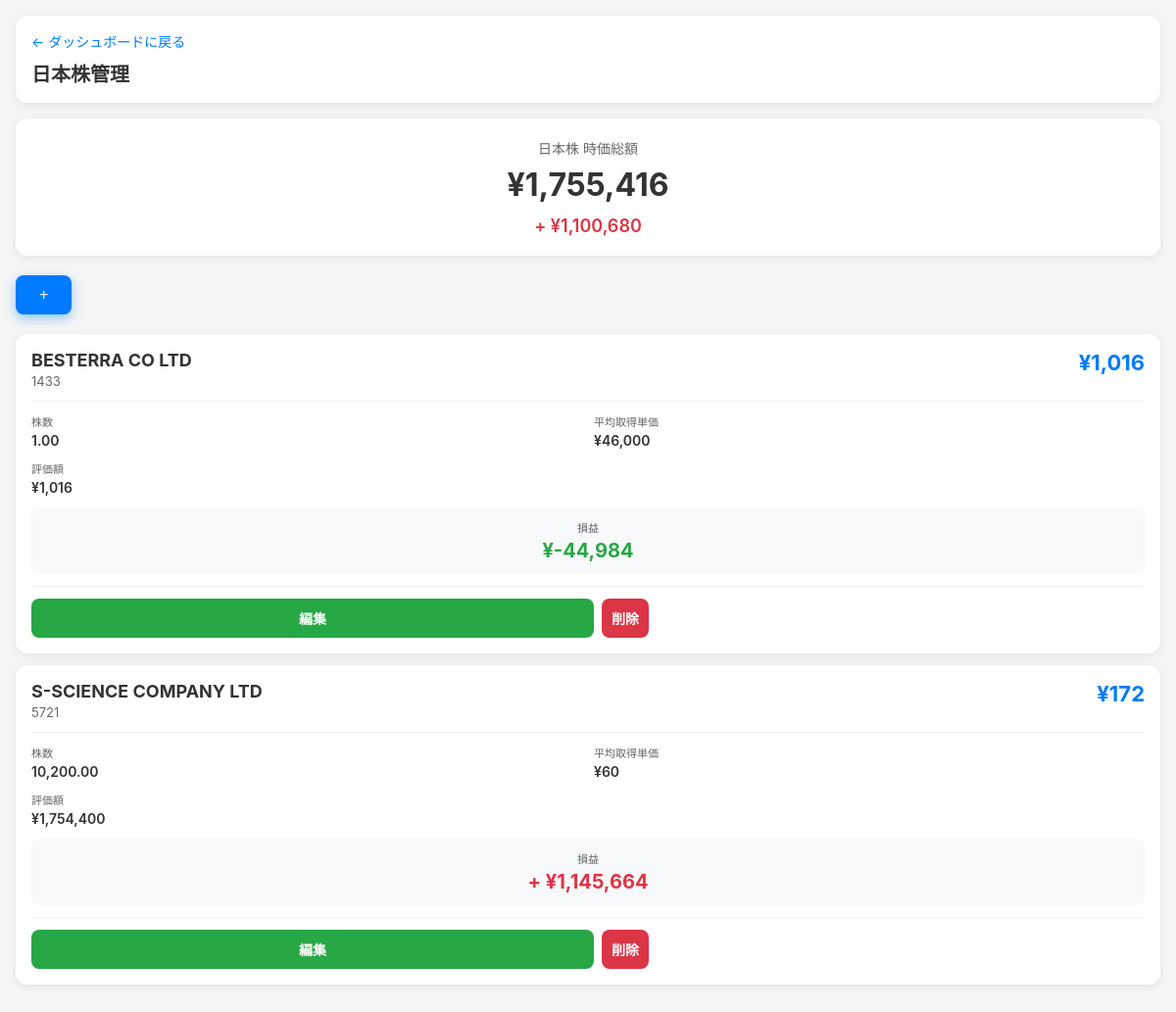
Screenshot of /assets/jp_stock (signed in) with the database file from the repository.
### tables this page shows
CREATE TABLE assets (
        id INTEGER PRIMARY KEY AUTOINCREMENT,
        user_id INTEGER,
        asset_type TEXT NOT NULL,
        symbol TEXT NOT NULL,
        name TEXT,
        quantity REAL NOT NULL,
        price REAL DEFAULT 0,
        created_at TIMESTAMP DEFAULT CURRENT_TIMESTAMP, avg_price REAL DEFAULT 0, current_price REAL DEFAULT 0, total_cost REAL DEFAULT 0, acquisition_price REAL, avg_cost REAL DEFAULT 0,
        FOREIGN KEY (user_id) REFERENCES users (id)
    );

### app.py (the view)
@app.route('/assets/<asset_type>')
def manage_assets(asset_type):
    user = get_current_user()
    if not user:
        return redirect(url_for('login'))
    conn = get_db()
    c = conn.cursor()
    if USE_POSTGRES:
        c.execute('''SELECT * FROM assets WHERE user_id = %s AND asset_type = %s
                    ORDER BY symbol''', (user['id'], asset_type))
    else:
        c.execute('''SELECT * FROM assets WHERE user_id = ? AND asset_type = ?
                    ORDER BY symbol''', (user['id'], asset_type))
    assets = c.fetchall()
    conn.close()
    type_info = {
        'jp_stock': {'title': '日本株', 'symbol_label': '証券コード', 'quantity_label': '株数'},
        'us_stock': {'title': '米国株', 'symbol_label': 'シンボル', 'quantity_label': '株数'},
        'gold': {'title': '金 (Gold)', 'symbol_label': '種類', 'quantity_label': '重量(g)'},
        'cash': {'title': '現金', 'symbol_label': '項目名', 'quantity_label': '金額'},
        'crypto': {'title': '暗号資産', 'symbol_label': '銘柄', 'quantity_label': '数量'},
        'investment_trust': {'title': '投資信託', 'symbol_label': '銘柄', 'quantity_label': '保有数量(口)'},
        'insurance': {'title': '保険', 'symbol_label': '項目名', 'quantity_label': '保険金額'}
    }
    info = type_info.get(asset_type, type_info['jp_stock'])
    return render_template(
        'manage_assets.html',
        assets=assets,
        asset_type=asset_type,
        info=info,
        crypto_symbols=CRYPTO_SYMBOLS,
        investment_trust_symbols=INVESTMENT_TRUST_SYMBOLS,
        insurance_types=INSURANCE_TYPES
    )

### app.py (called while the page is built)
def get_db():
    if USE_POSTGRES:
        conn = psycopg2.connect(DATABASE_URL, cursor_factory=RealDictCursor)
        return conn
    else:
        conn = sqlite3.connect('portfolio.db')
        conn.row_factory = sqlite3.Row
        return conn

def get_current_user():
    if 'user_id' not in session:
        return None
    conn = get_db()
    c = conn.cursor()
    if USE_POSTGRES:
        c.execute('SELECT * FROM users WHERE id = %s', (session['user_id'],))
    else:
        c.execute('SELECT * FROM users WHERE id = ?', (session['user_id'],))
    user = c.fetchone()
    conn.close()
    return user

### templates/manage_assets.html (shortened to what this page needs)
{% extends "base.html" %}
{% block content %}
<div class="header">
    <a href="{{ url_for('dashboard') }}" class="back-link">&larr; ダッシュボードに戻る</a>
    <h1>{{ info.title }}管理</h1>
</div>
{% if assets %}
    {% set total_value = namespace(amount=0) %}
    {% set total_cost = namespace(amount=0) %}
    {% for asset in assets %}
        {% if asset_type == 'investment_trust' %}
            {% set total_value.amount = total_value.amount + (asset['quantity'] * asset['price'] / 10000) %}
            {% set total_cost.amount = total_cost.amount + (asset['quantity'] * asset['avg_cost'] / 10000) %}
        {% elif asset_type == 'insurance' %}
            {% set total_value.amount = total_value.amount + asset['price'] %}
            {% set total_cost.amount = total_cost.amount + asset['avg_cost'] %}
        {% elif asset_type != 'cash' %}
            {% set total_value.amount = total_value.amount + (asset['quantity'] * asset['price']) %}
            {% set total_cost.amount = total_cost.amount + (asset['quantity'] * asset['avg_cost']) %}
        {% else %}
            {% set total_value.amount = total_value.amount + asset['quantity'] %}
        {% endif %}
    {% endfor %}
    {% set total_profit = total_value.amount - total_cost.amount %}
    <div class="summary-card">
        <div class="summary-title">{{ info.title }} 時価総額</div>
        <div class="summary-value">
            {% if asset_type == 'us_stock' %}
                ${{ "{:,.2f}".format(total_value.amount) }}
            {% else %}
                &yen;{{ "{:,.0f}".format(total_value.amount) }}
            {% endif %}
        </div>
        {% if asset_type != 'cash' %}
        <div class="summary-profit {% if total_profit >= 0 %}profit-red{% else %}profit-green{% endif %}">
            {% if total_profit >= 0 %}+{% endif %}
            {% if asset_type == 'us_stock' %}
                ${{ "{:,.2f}".format(total_profit) }}
            {% else %}
                &yen;{{ "{:,.0f}".format(total_profit) }}
            {% endif %}
        </div>
        {% endif %}
    </div>
{% endif %}
<button class="add-button" onclick="showAddForm()">+</button>
{% if assets %}
    {% for asset in assets %}
    <div class="stock-card" data-edit-url="{{ url_for('edit_asset', asset_id=asset['id']) }}">
        {% if asset_type == 'jp_stock' %}
            <div class="stock-header">
                <div>
                    <div class="stock-symbol">{{ asset['name'] or asset['symbol'] }}</div>
                    <div class="stock-name">{{ asset['symbol'] }}</div>
                </div>
                <div>
                    <div class="stock-price">
                        &yen;{{ "{:,.0f}".format(asset['price']) }}
                    </div>
                </div>
            </div>
        {% endif %}
        {% if asset_type == 'insurance' %}
             <div class="stock-details" style="grid-template-columns: 1fr 1fr 1fr;">
                <div class="detail-item">
                    <span class="detail-label">保険金額</span>
                    <span class="detail-value">¥{{ "{:,.0f}".format(asset.quantity) }}</span>
                </div>
                <div class="detail-item">
                    <span class="detail-label">支払済保険料</span>
                    <span class="detail-value">¥{{ "{:,.0f}".format(asset.avg_cost) }}</span>
                </div>
                 <div class="detail-item">
                    <span class="detail-label">評価額(返戻金)</span>
                    <span class="detail-value">¥{{ "{:,.0f}".format(asset.price) }}</span>
                </div>
            </div>
        {% else %}
            <div class="stock-details">
                <div class="detail-item">
                    <span class="detail-label">{{ info.quantity_label }}</span>
                    <span class="detail-value">{{ "{:,.2f}".format(asset['quantity']) }}</span>
                </div>
                {% if asset_type not in ['cash'] %}
                <div class="detail-item">
                    <span class="detail-label">平均取得単価</span>
                    <span class="detail-value">
                        {% if asset_type == 'us_stock' %}
                            ${{ "{:,.2f}".format(asset['avg_cost']) }}
                        {% else %}
                            &yen;{{ "{:,.0f}".format(asset['avg_cost']) }}
                        {% endif %}
                    </span>
                </div>
                <div class="detail-item">
                    <span class="detail-label">評価額</span>
                    <span class="detail-value">
                        {% if asset_type == 'us_stock' %}
                            ${{ "{:,.2f}".format(asset['quantity'] * asset['price']) }}
                        {% elif asset_type == 'investment_trust' %}
                            &yen;{{ "{:,.0f}".format((asset['quantity'] * asset['price']) / 10000) }}
                        {% else %}
                            &yen;{{ "{:,.0f}".format(asset['quantity'] * asset['price']) }}
                        {% endif %}
                    </span>
                </div>
                {% endif %}
            </div>
        {% endif %}
        {% if asset_type == 'insurance' %}
            {% set profit = asset.price - asset.avg_cost %}
            <div class="stock-profit-box">
                <div class="stock-profit-label">損益</div>
                <div class="stock-profit-value {% if profit >= 0 %}profit-red{% else %}profit-green{% endif %}">
                    {% if profit >= 0 %}+{% endif %}¥{{ "{:,.0f}".format(profit) }}
                </div>
            </div>
        {% elif asset_type not in ['cash'] %}
            {% if asset_type == 'investment_trust' %}
                {% set current_value = (asset['quantity'] * asset['price']) / 10000 %}
                {% set cost_value = (asset['quantity'] * asset['avg_cost']) / 10000 %}
            {% else %}
                {% set current_value = asset['quantity'] * asset['price'] %}
                {% set cost_value = asset['quantity'] * asset['avg_cost'] %}
            {% endif %}
            {% set profit = current_value - cost_value %}
            <div class="stock-profit-box">
                <div class="stock-profit-label">損益</div>
                <div class="stock-profit-value {% if profit >= 0 %}profit-red{% else %}profit-green{% endif %}">
                    {% if profit >= 0 %}+{% endif %}
                    {% if asset_type == 'us_stock' %}
                        ${{ "{:,.2f}".format(profit) }}
                    {% else %}
                        &yen;{{ "{:,.0f}".format(profit) }}
                    {% endif %}
                </div>
            </div>
        {% endif %}
        <div class="stock-actions" onclick="event.stopPropagation()">
            <a href="{{ url_for('edit_asset', asset_id=asset['id']) }}" class="edit-btn">編集</a>
            <form method="post" action="{{ url_for('delete_asset') }}" style="flex: 1; margin: 0;">
                <button type="submit" class="delete-btn" onclick="return confirm('削除しますか?')">削除</button>
            </form>
        </div>
    </div>
    {% endfor %}
{% else %}
<div class="empty-state">
    <div class="empty-state-icon">&#128202;</div>
    <p>まだ{{ info.title }}が登録されていません。<br>下の「+」ボタンから追加してください。</p>
</div>
{% endif %}
{% endblock %}

### templates/base.html (style rules this page uses)
* { box-sizing: border-box; }
body { font-family: -apple-system, BlinkMacSystemFont, "Segoe UI", Roboto, "Hiragino Sans", sans-serif; margin: 0; padding: 0; background: #f5f5f5; color: #333; }

### templates/manage_assets.html (style rules this page uses)
.header { background: white; padding: 16px; border-radius: 12px; margin-bottom: 16px; box-shadow: 0 2px 8px rgba(0,0,0,0.08); }
.back-link { color: #007bff; text-decoration: none; font-size: 14px; display: inline-block; margin-bottom: 8px; }
.header h1 { font-size: 20px; margin: 0; color: #333; }
.summary-card { background: white; border-radius: 12px; padding: 20px; margin-bottom: 20px; text-align: center; box-shadow: 0 2px 8px rgba(0,0,0,0.08); }
.summary-title { font-size: 14px; color: #666; margin-bottom: 8px; }
.summary-value { font-size: 32px; font-weight: 700; color: #333; margin-bottom: 12px; }
.summary-profit { font-size: 18px; font-weight: 600; }
.profit-red { color: #dc3545; }
.profit-green { color: #28a745; }
.add-button { position: fixed; bottom: 24px; right: 24px; width: 56px; height: 56px; border-radius: 50%; background: #007bff; color: white; border: none; font-size: 32px; cursor: pointer; box-shadow: 0 4px 12px rgba(0,123,255,0.4); z-index: 1000; display: flex; align-items: center; justify-content: center; line-height: 1; }
.stock-card { background: white; border-radius: 12px; padding: 16px; margin-bottom: 12px; box-shadow: 0 2px 8px rgba(0,0,0,0.08); cursor: pointer; transition: all 0.15s ease; }
.stock-header { display: flex; justify-content: space-between; align-items: flex-start; margin-bottom: 12px; padding-bottom: 12px; border-bottom: 1px solid #f0f0f0; }
.stock-symbol { font-size: 18px; font-weight: 700; color: #333; }
.stock-name { font-size: 13px; color: #666; margin-top: 3px; }
.stock-price { font-size: 22px; font-weight: 700; color: #007bff; text-align: right; }
.stock-details { display: grid; grid-template-columns: 1fr 1fr; gap: 12px; margin: 12px 0; font-size: 13px; }
.detail-item { display: flex; flex-direction: column; }
.detail-label { color: #666; font-size: 11px; margin-bottom: 3px; }
.detail-value { font-weight: 600; color: #333; font-size: 14px; }
.stock-profit-box { background: #f8f9fa; padding: 12px; border-radius: 8px; margin: 12px 0; text-align: center; }
.stock-profit-label { font-size: 11px; color: #666; margin-bottom: 4px; }
.stock-profit-value { font-size: 20px; font-weight: 700; }
.stock-actions { display: flex; gap: 8px; margin-top: 12px; padding-top: 12px; border-top: 1px solid #f0f0f0; }
.edit-btn, .delete-btn { flex: 1; padding: 10px; border-radius: 8px; text-align: center; text-decoration: none; font-size: 14px; border: none; cursor: pointer; font-weight: 600; }
.edit-btn { background: #28a745; color: white; }
.delete-btn { background: #dc3545; color: white; }
@media (min-width: 768px) { .add-button { position: static; width: auto; height: auto; border-radius: 8px; padding: 12px 24px; font-size: 16px; margin-bottom: 20px; } }

### rows the page displays
assets: name "BESTERRA CO LTD", symbol "1433", price "1,016", quantity_label "株数", quantity "1.00", avg_cost "46,000", asset['quantity']*asset['price'] "1,016", profit "-44,984"
assets: name "S-SCIENCE COMPANY LTD", symbol "5721", price "172", quantity_label "株数", quantity "10,200.00", avg_cost "60", asset['quantity']*asset['price'] "1,754,400", profit "1,145,664"

### other values shown
{{ info.title }} "日本株"
{{ "{:,.0f}".format(total_value.amount) }} "1,755,416"
{{ "{:,.0f}".format(total_profit) }} "1,100,680"
